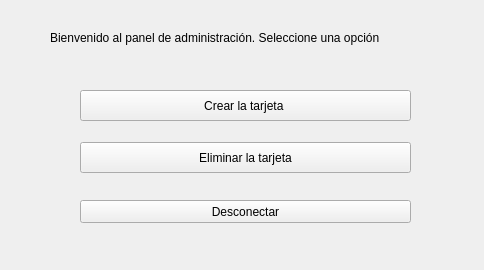
<?xml version="1.0" encoding="UTF-8"?>
<ui version="4.0">
 <class>MainWindow</class>
 <widget class="QMainWindow" name="MainWindow">
  <property name="geometry">
   <rect>
    <x>0</x>
    <y>0</y>
    <width>484</width>
    <height>270</height>
   </rect>
  </property>
  <property name="windowTitle">
   <string>MainWindow</string>
  </property>
  <widget class="QWidget" name="centralWidget">
   <widget class="QLabel" name="label">
    <property name="geometry">
     <rect>
      <x>50</x>
      <y>30</y>
      <width>331</width>
      <height>16</height>
     </rect>
    </property>
    <property name="text">
     <string>Bienvenido al panel de administración. Seleccione una opción</string>
    </property>
   </widget>
   <widget class="QPushButton" name="pushButton">
    <property name="geometry">
     <rect>
      <x>80</x>
      <y>90</y>
      <width>331</width>
      <height>31</height>
     </rect>
    </property>
    <property name="text">
     <string>Crear la tarjeta </string>
    </property>
   </widget>
   <widget class="QPushButton" name="pushButton_2">
    <property name="geometry">
     <rect>
      <x>80</x>
      <y>142</y>
      <width>331</width>
      <height>31</height>
     </rect>
    </property>
    <property name="text">
     <string>Eliminar la tarjeta</string>
    </property>
   </widget>
   <widget class="QPushButton" name="pushButton_4">
    <property name="geometry">
     <rect>
      <x>80</x>
      <y>200</y>
      <width>331</width>
      <height>23</height>
     </rect>
    </property>
    <property name="text">
     <string>Desconectar</string>
    </property>
   </widget>
  </widget>
 </widget>
 <layoutdefault spacing="6" margin="11"/>
 <resources/>
 <connections/>
</ui>
